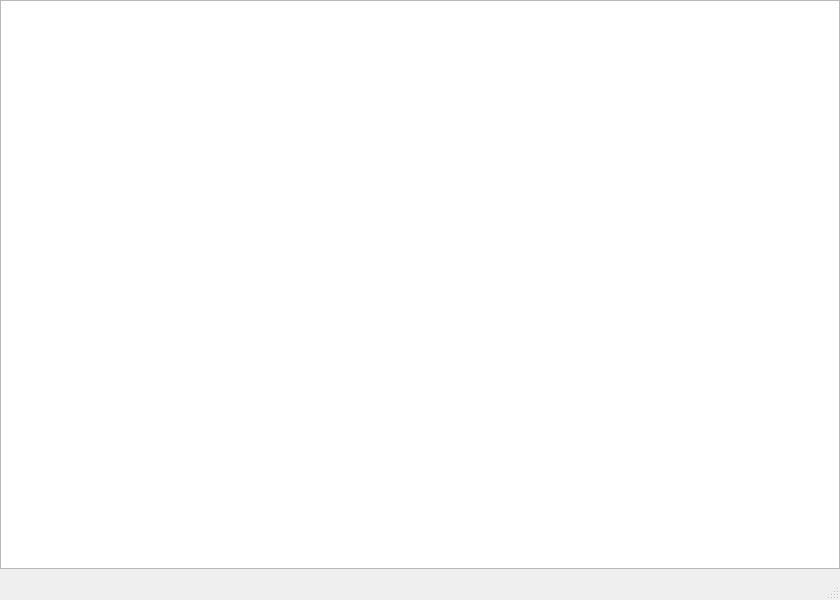
<?xml version="1.0" encoding="UTF-8"?>
<ui version="4.0">
 <class>TutorialWindow</class>
 <widget class="QMainWindow" name="TutorialWindow">
  <property name="geometry">
   <rect>
    <x>0</x>
    <y>0</y>
    <width>840</width>
    <height>600</height>
   </rect>
  </property>
  <property name="windowTitle">
   <string>Documentation</string>
  </property>
  <widget class="QWidget" name="centralwidget">
   <layout class="QGridLayout" name="gridLayout">
    <property name="leftMargin">
     <number>0</number>
    </property>
    <property name="topMargin">
     <number>0</number>
    </property>
    <property name="rightMargin">
     <number>0</number>
    </property>
    <item row="0" column="0">
     <widget class="QTextBrowser" name="textBrowser"/>
    </item>
   </layout>
  </widget>
  <widget class="QStatusBar" name="statusbar"/>
 </widget>
 <resources/>
 <connections/>
</ui>
